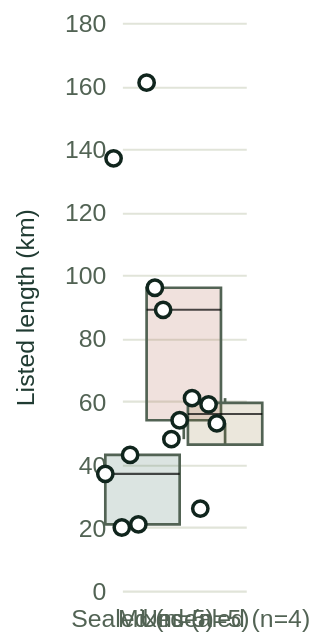

Here is the Vega-Lite specification saved for this chart:
### Vega-Lite specification from a JSON file in a GitHub repository (floating-point values rounded to 4 significant figures)
{"$schema": "https://vega.github.io/schema/vega-lite/v5.json", "width": "container", "autosize": {"type": "fit", "contains": "padding", "resize": true}, "config": {"background": "transparent", "font": "Arial", "view": {"stroke": null}, "axis": {"labelColor": "#526354", "titleColor": "#203b32", "gridColor": "#e1e4d9", "domain": false, "ticks": false, "labelFontSize": 12, "titleFontSize": 12, "titleFontWeight": "normal", "labelPadding": 8, "titlePadding": 12}, "legend": {"labelColor": "#203b32", "titleColor": "#203b32", "labelFontSize": 12, "titleFontSize": 12, "orient": "bottom", "padding": 10, "labelLimit": 270, "columns": 1}, "title": {"anchor": "start", "color": "#203b32", "fontSize": 15}, "text": {"fontSize": 12}}, "description": "Descriptive boxplots of the selected trails, not estimates for the whole Australian network. Boxes contain the middle 50%; centre rule is the median; whiskers use 1.5 times the interquartile range. Dots show every listing.", "height": 310, "data": {"values": [{"name": "Brisbane Valley Rail Trail", "state": "QLD", "km": 161, "surface": "Coarse gravel, Compacted earth, Fine gravel, Sealed", "lon": 152.7, "lat": -27.61, "url": "https://www.railtrails.org.au/trails/brisbane-valley-rail-trail/", "coordinate_note": "Source: embedded Rail Trails Australia trail map marker: Official start of the rail trail. Coordinates are a location pin; see source for formal trailhead and current route access.", "endpoints": "Wulkuraka to Yarraman", "status": "Trail Open", "accessed": "2026-10-15", "surface_group": "Mixed", "short_name": "Brisbane Valley", "jitter": -8}, {"name": "Coast to Vines Rail Trail", "state": "SA", "km": 37, "surface": "Sealed", "lon": 138.5, "lat": -35.05, "url": "https://www.railtrails.org.au/trails/coast-to-vines-rail-trail/", "coordinate_note": "Source: embedded Rail Trails Australia trail map marker: Start of Trail near Marino Rocks Railway Station. Coordinates are a location pin; see source for formal trailhead and current route access.", "endpoints": "Marino Rocks to Willunga", "status": "Trail Open", "accessed": "2026-10-15", "surface_group": "Sealed", "short_name": "Coast to Vines", "jitter": -8}, {"name": "Denmark – Nornalup Heritage Rail Trail", "state": "WA", "km": 61, "surface": "Coarse gravel, Compacted earth, Fine gravel", "lon": 117.5, "lat": -34.96, "url": "https://www.railtrails.org.au/trails/denmark-to-nornalup-including-wilsons-inlet-rail-trail/", "coordinate_note": "Source: embedded Rail Trails Australia trail map marker: Start of trail at Hay River. Coordinates are a location pin; see source for formal trailhead and current route access.", "endpoints": "Hay River, Denmark to Station Rd, Nornalup", "status": "Trail Partially open", "accessed": "2026-10-15", "surface_group": "Unsealed", "short_name": "Denmark – Nornalup Heritage", "jitter": -6}, {"name": "East Gippsland Rail Trail", "state": "VIC", "km": 96, "surface": "Asphalt, Concrete, Fine gravel", "lon": 147.6, "lat": -37.82, "url": "https://www.railtrails.org.au/trails/east-gippsland-rail-trail/", "coordinate_note": "Source: embedded Rail Trails Australia trail map marker: The rail trail starts on the southern side of the Princes Hwy on McEacharn St. You can reach it from the Howitt Park playground car park via a path under the highway bridge.. Coordinates are a location pin; see source for formal trailhead and current route access.", "endpoints": "Bairnsdale to Orbost", "status": "Trail Open", "accessed": "2026-10-15", "surface_group": "Mixed", "short_name": "East Gippsland", "jitter": -4}, {"name": "Kilkivan – Kingaroy Rail Trail", "state": "QLD", "km": 89, "surface": "Coarse gravel, Fine gravel, Sealed", "lon": 152.2, "lat": -26.08, "url": "https://www.railtrails.org.au/trails/kilkivan-kingaroy-rail-trail/", "coordinate_note": "Source: embedded Rail Trails Australia trail map marker: Station Site. Coordinates are a location pin; see source for formal trailhead and current route access.", "endpoints": "Kilkivan to Kingaroy", "status": "Trail Open", "accessed": "2026-10-15", "surface_group": "Mixed", "short_name": "Kilkivan – Kingaroy", "jitter": 0}, {"name": "Warburton Rail Trail/Yarra Valley Trail", "state": "VIC", "km": 48, "surface": "Asphalt, Fine gravel", "lon": 145.4, "lat": -37.76, "url": "https://www.railtrails.org.au/trails/lilydale-to-warburton-yarra-valley-rail-trail/", "coordinate_note": "Source: embedded Rail Trails Australia trail map marker: Bike repair and e-bike charging stations. Coordinates are a location pin; see source for formal trailhead and current route access.", "endpoints": "Lilydale to Warburton and Yering", "status": "Trail Open", "accessed": "2026-10-15", "surface_group": "Mixed", "short_name": "Warburton/Yarra Valley Trail", "jitter": 4}, {"name": "Murray to Mountains Rail Trail", "state": "VIC", "km": 137, "surface": "Asphalt", "lon": 146.3, "lat": -36.35, "url": "https://www.railtrails.org.au/trails/murray-to-mountains-rail-trail/", "coordinate_note": "Source: embedded Rail Trails Australia trail map marker: Parking. Coordinates are a location pin; see source for formal trailhead and current route access.", "endpoints": "Wangaratta to Bright, Yackandandah and Oxley; Rutherglen to Wahgunyah", "status": "Trail Open", "accessed": "2026-10-15", "surface_group": "Sealed", "short_name": "Murray to Mountains", "jitter": -4}, {"name": "North-East Tasmania Rail Trail", "state": "TAS", "km": 26, "surface": "Compacted earth", "lon": 147.5, "lat": -41.16, "url": "https://www.railtrails.org.au/trails/north-east-tasmania-rail-trail/", "coordinate_note": "Source: embedded Rail Trails Australia trail map marker: Scottsdale Station site. Coordinates are a location pin; see source for formal trailhead and current route access.", "endpoints": "Scottsdale to Tulendeena (Billycock Hill)", "status": "Trail Open", "accessed": "2026-10-15", "surface_group": "Unsealed", "short_name": "North-East Tasmania", "jitter": -2}, {"name": "North-West Tasmanian Coastal Pathway", "state": "TAS", "km": 20, "surface": "Asphalt, Bitumen, Concrete, Sealed", "lon": 145.7, "lat": -40.99, "url": "https://www.railtrails.org.au/trails/north-west-coastal-cycleway/", "coordinate_note": "Source: embedded Rail Trails Australia trail map marker: Wynyard railway station site. Coordinates are a location pin; see source for formal trailhead and current route access.", "endpoints": "Devonport to Wynyard", "status": "Trail Partially open", "accessed": "2026-10-15", "surface_group": "Sealed", "short_name": "NW Tasmanian Coastal Pathway", "jitter": 0}, {"name": "Northern Rivers Rail Trail", "state": "NSW", "km": 54, "surface": "Asphalt, Concrete, Fine gravel", "lon": 153.4, "lat": -28.33, "url": "https://www.railtrails.org.au/trails/northern-rivers-rail-trail/", "coordinate_note": "Source: embedded Rail Trails Australia trail map marker: Murwillumbah Station Site. Coordinates are a location pin; see source for formal trailhead and current route access.", "endpoints": "Murwillumbah to Crabbes Creek and Lismore to Casino", "status": "Trail Open", "accessed": "2026-10-15", "surface_group": "Mixed", "short_name": "Northern Rivers", "jitter": 8}, {"name": "Railway Reserves Heritage Trail", "state": "WA", "km": 59, "surface": "Coarse gravel, Compacted earth, Fine gravel", "lon": 116.1, "lat": -31.89, "url": "https://www.railtrails.org.au/trails/railway-reserves-heritage-trail/", "coordinate_note": "Source: first vertex of an existing trail segment in the embedded Rail Trails Australia map. Representative route location, not a verified formal trailhead.", "endpoints": "Bellevue to Wooroloo", "status": "Trail Open", "accessed": "2026-10-15", "surface_group": "Unsealed", "short_name": "Railway Reserves", "jitter": 2}, {"name": "Barossa Rail Trail", "state": "SA", "km": 43, "surface": "Sealed", "lon": 139.0, "lat": -34.5, "url": "https://www.railtrails.org.au/trails/the-barossa-trail/", "coordinate_note": "Source: embedded Rail Trails Australia trail map marker: Angaston trailhead. Coordinates are a location pin; see source for formal trailhead and current route access.", "endpoints": "Gawler  to Angaston", "status": "Trail Open", "accessed": "2026-10-15", "surface_group": "Sealed", "short_name": "Barossa", "jitter": 4}, {"name": "Riesling and Rattler Trails", "state": "SA", "km": 53, "surface": "Fine gravel", "lon": 138.8, "lat": -34.15, "url": "https://www.railtrails.org.au/trails/the-riesling-and-rattler-trail/", "coordinate_note": "Source: embedded Rail Trails Australia trail map marker: Trail Start/Finish. Coordinates are a location pin; see source for formal trailhead and current route access.", "endpoints": "Riverton to White Hut", "status": "Trail Open", "accessed": "2026-10-15", "surface_group": "Unsealed", "short_name": "Riesling and Rattler Trails", "jitter": 6}, {"name": "Riverina Highlands (Tumbarumba) Rail Trail", "state": "NSW", "km": 21, "surface": "Sealed", "lon": 147.9, "lat": -35.67, "url": "https://www.railtrails.org.au/trails/tumbarumba-to-rosewood-riverina-highlands-rail-trail/", "coordinate_note": "Source: embedded Rail Trails Australia trail map marker: Rosewood railway station Site. Coordinates are a location pin; see source for formal trailhead and current route access.", "endpoints": "Rosewood   to Tumbarumba", "status": "Trail Open", "accessed": "2026-10-15", "surface_group": "Sealed", "short_name": "Tumbarumba", "jitter": 8}]}, "layer": [{"mark": {"type": "boxplot", "extent": 1.5, "size": 36, "outliers": false, "box": {"fillOpacity": 0.16, "stroke": "#526354", "strokeWidth": 1.3}, "median": {"color": "#000000", "strokeWidth": 2}, "rule": {"color": "#526354", "strokeWidth": 1.3}}, "encoding": {"x": {"field": "surface_group", "type": "nominal", "sort": ["Sealed", "Mixed", "Unsealed"], "title": null, "axis": {"labelAngle": 0, "labelExpr": "datum.label === 'Unsealed' ? 'Unsealed (n=4)' : datum.label + ' (n=5)'"}}, "y": {"field": "km", "type": "quantitative", "title": "Listed length (km)", "scale": {"domain": [0, 180]}}, "color": {"field": "surface_group", "scale": {"domain": ["Sealed", "Mixed", "Unsealed"], "range": ["#245646", "#a4482f", "#806926"]}, "legend": null}}}, {"mark": {"type": "point", "filled": true, "fill": "#ffffff", "stroke": "#10251d", "strokeWidth": 1.7, "opacity": 1, "size": 55}, "encoding": {"x": {"field": "surface_group", "type": "nominal", "sort": ["Sealed", "Mixed", "Unsealed"], "axis": {"labelAngle": 0}}, "y": {"field": "km", "type": "quantitative"}, "tooltip": [{"field": "name", "type": "nominal", "title": "Trail"}, {"field": "km", "type": "quantitative", "title": "Length (km)"}, {"field": "surface_group", "type": "nominal", "title": "Surface group"}], "xOffset": {"field": "jitter", "type": "quantitative", "scale": null}}}]}
